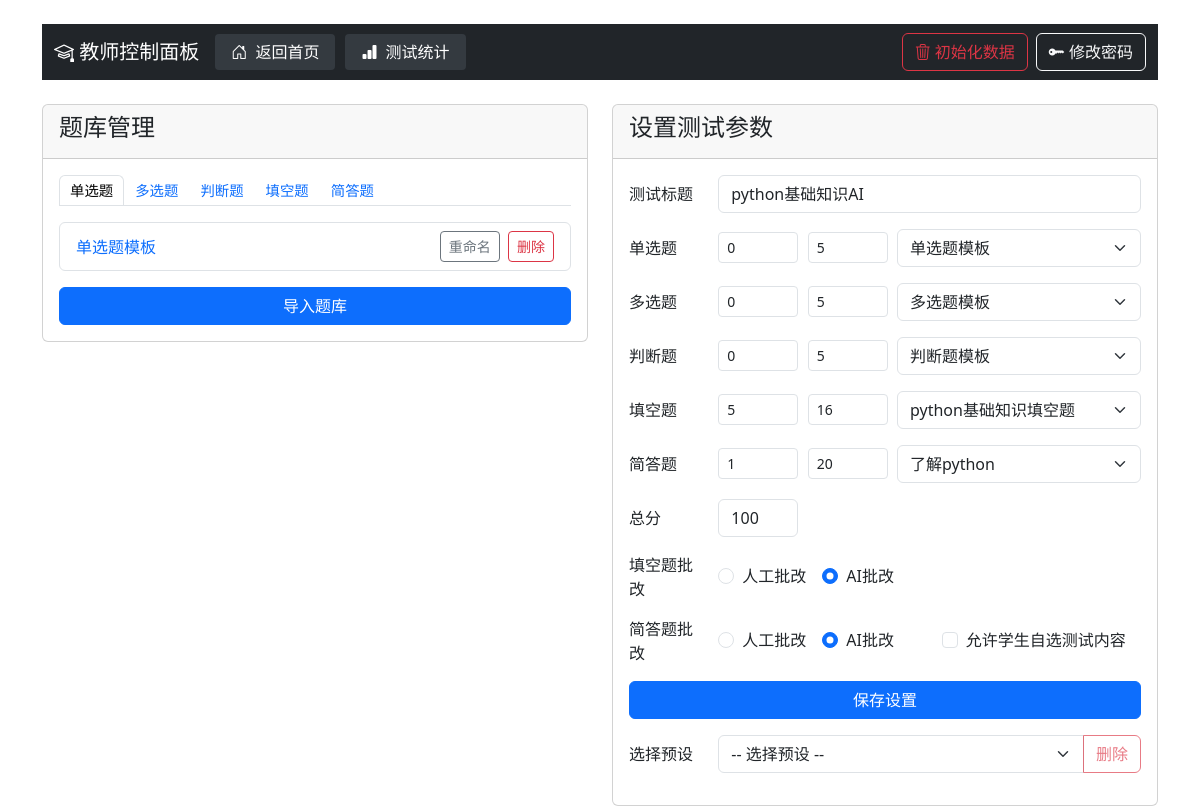
/teacher/dashboard (signed in), run on an earlier commit of the app's database.
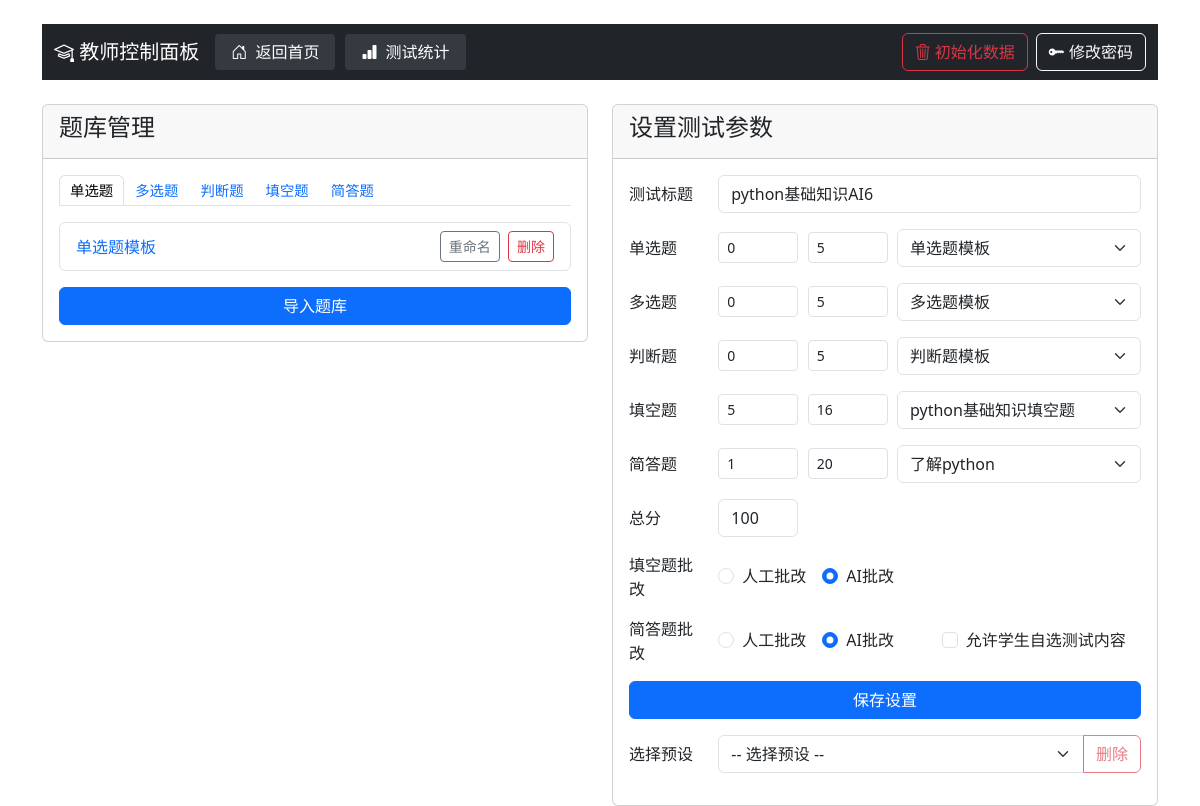
And on a later commit of the database.
### app.py (models this page shows)
class Test(db.Model):
    id = db.Column(db.Integer, primary_key=True)
    title = db.Column(db.String(200), nullable=False)
    single_choice_count = db.Column(db.Integer, default=0)
    multiple_choice_count = db.Column(db.Integer, default=0)
    true_false_count = db.Column(db.Integer, default=0)
    fill_blank_count = db.Column(db.Integer, default=0)
    short_answer_count = db.Column(db.Integer, default=0)
    single_choice_score = db.Column(db.Integer, default=0)
    multiple_choice_score = db.Column(db.Integer, default=0)
    true_false_score = db.Column(db.Integer, default=0)
    fill_blank_score = db.Column(db.Integer, default=0)
    short_answer_score = db.Column(db.Integer, default=0)
    total_score = db.Column(db.Integer, nullable=False)
    created_at = db.Column(db.DateTime, default=datetime.utcnow)
    is_active = db.Column(db.Boolean, default=True)
    single_choice_bank_id = db.Column(db.Integer)
    multiple_choice_bank_id = db.Column(db.Integer)
    true_false_bank_id = db.Column(db.Integer)
    fill_blank_bank_id = db.Column(db.Integer)
    short_answer_bank_id = db.Column(db.Integer)
    allow_student_choice = db.Column(db.Boolean, default=False)
    short_answer_grading_method = db.Column(db.String(20), default='manual')  # 'manual' 或 'ai'
    fill_blank_grading_method = db.Column(db.String(20), default='manual')  # 'manual' 或 'ai'

### app.py (the view)
@app.route('/teacher/dashboard')
def teacher_dashboard():
    if 'role' not in session or session['role'] != 'teacher':
        return redirect(url_for('teacher_login'))
    last_test = Test.query.order_by(Test.created_at.desc()).first()
    single_choice_questions = Question.query.filter_by(question_type='single_choice').all()
    multiple_choice_questions = Question.query.filter_by(question_type='multiple_choice').all()
    true_false_questions = Question.query.filter_by(question_type='true_false').all()
    fill_blank_questions = Question.query.filter_by(question_type='fill_blank').all()
    short_answer_questions = Question.query.filter_by(question_type='short_answer').all()
    return render_template('teacher_dashboard.html',
                         last_test=last_test,
                         single_choice_questions=single_choice_questions,
                         multiple_choice_questions=multiple_choice_questions,
                         true_false_questions=true_false_questions,
                         fill_blank_questions=fill_blank_questions,
                         short_answer_questions=short_answer_questions,
                         last_import_filename=session.get('last_import_filename'),
                         last_import_filepath=session.get('last_import_filepath'))

### templates/teacher_dashboard.html (shortened to what the changed rows need)
<!DOCTYPE html>
<html lang="zh">
<head>
    <link href="{{ url_for('static', filename='bootstrap/css/bootstrap.min.css') }}" rel="stylesheet">
    <link href="{{ url_for('static', filename='bootstrap-icons/font/bootstrap-icons.css') }}" rel="stylesheet">
</head>
<body class="container mt-4">
    <div class="row mt-4">
        <div class="col-md-6">
            <div class="card">
                <div class="card-body">
                    <form id="testSettingsForm" action="{{ url_for('save_test_settings') }}" method="post">
                        <div class="mb-3">
                            <div class="row align-items-center">
                                <div class="col-md-10">
                                    <input type="text" class="form-control" id="test_title" name="test_title" value="{{ last_test.title if last_test else '2025信息技术合格考练习题' }}" required>
                                </div>
                            </div>
                        </div>
                        <div class="mb-3">
                            <div class="row align-items-center">
                                <div class="col-md-2">
                                    <input type="number" class="form-control form-control-sm" name="single_choice_count" value="{{ last_test.single_choice_count if last_test else 20 }}" min="0" placeholder="数量" style="width: 80px;">
                                </div>
                                <div class="col-md-2">
                                    <input type="number" class="form-control form-control-sm" name="single_choice_score" value="{{ last_test.single_choice_score if last_test else 4 }}" min="0" placeholder="分值" style="width: 80px;">
                                </div>
                                <div class="col-md-6">
                                    <select class="form-select" name="single_choice_bank" data-selected="{{ last_test.single_choice_bank_id if last_test else '' }}">
                                        <option value="">选择题库</option>
                                    </select>
                                </div>
                            </div>
                        </div>
                        <div class="mb-3">
                            <div class="row align-items-center">
                                <div class="col-md-2">
                                    <input type="number" class="form-control form-control-sm" name="multiple_choice_count" value="{{ last_test.multiple_choice_count if last_test else 1 }}" min="0" placeholder="数量" style="width: 80px;">
                                </div>
                                <div class="col-md-2">
                                    <input type="number" class="form-control form-control-sm" name="multiple_choice_score" value="{{ last_test.multiple_choice_score if last_test else 5 }}" min="0" placeholder="分值" style="width: 80px;">
                                </div>
                                <div class="col-md-6">
                                    <select class="form-select" name="multiple_choice_bank" data-selected="{{ last_test.multiple_choice_bank_id if last_test else '' }}">
                                        <option value="">选择题库</option>
                                    </select>
                                </div>
                            </div>
                        </div>
                        <div class="mb-3">
                            <div class="row align-items-center">
                                <div class="col-md-2">
                                    <input type="number" class="form-control form-control-sm" name="true_false_count" value="{{ last_test.true_false_count if last_test else 2 }}" min="0" placeholder="数量" style="width: 80px;">
                                </div>
                                <div class="col-md-2">
                                    <input type="number" class="form-control form-control-sm" name="true_false_score" value="{{ last_test.true_false_score if last_test else 3 }}" min="0" placeholder="分值" style="width: 80px;">
                                </div>
                                <div class="col-md-6">
                                    <select class="form-select" name="true_false_bank" data-selected="{{ last_test.true_false_bank_id if last_test else '' }}">
                                        <option value="">选择题库</option>
                                    </select>
                                </div>
                            </div>
                        </div>
                        <div class="mb-3">
                            <div class="row align-items-center">
                                <div class="col-md-2">
                                    <input type="number" class="form-control form-control-sm" name="fill_blank_count" value="{{ last_test.fill_blank_count if last_test else 1 }}" min="0" placeholder="数量" style="width: 80px;">
                                </div>
                                <div class="col-md-2">
                                    <input type="number" class="form-control form-control-sm" name="fill_blank_score" value="{{ last_test.fill_blank_score if last_test else 9 }}" min="0" placeholder="分值" style="width: 80px;">
                                </div>
                                <div class="col-md-6">
                                    <select class="form-select" name="fill_blank_bank" data-selected="{{ last_test.fill_blank_bank_id if last_test else '' }}">
                                        <option value="">选择题库</option>
                                    </select>
                                </div>
                            </div>
                        </div>
                        <div class="mb-3">
                            <div class="row align-items-center">
                                <div class="col-md-2">
                                    <input type="number" class="form-control form-control-sm" name="short_answer_count" value="{{ last_test.short_answer_count if last_test else 0 }}" min="0" placeholder="数量" style="width: 80px;">
                                </div>
                                <div class="col-md-2">
                                    <input type="number" class="form-control form-control-sm" name="short_answer_score" value="{{ last_test.short_answer_score if last_test else 0 }}" min="0" placeholder="分值" style="width: 80px;">
                                </div>
                                <div class="col-md-6">
                                    <select class="form-select" name="short_answer_bank" data-selected="{{ last_test.short_answer_bank_id if last_test else '' }}">
                                        <option value="">选择题库</option>
                                    </select>
                                </div>
                            </div>
                        </div>
                        <div class="mb-3">
                            <div class="row align-items-center">
                                <div class="col-md-2">
                                    <input type="number" class="form-control" id="total_score" name="total_score" value="{{ last_test.total_score if last_test else 100 }}" readonly style="width: 80px;">
                                </div>
                            </div>
                        </div>
                        <div class="mb-3" id="shortAnswerGradingSection">
                            <div class="row align-items-center">
                                <div class="col-md-5">
                                    <div class="form-check">
                                        <input class="form-check-input" type="checkbox" id="allow_student_choice" name="allow_student_choice" value="false" {% if last_test and last_test.allow_student_choice %}checked{% endif %}>
                                        <label class="form-check-label" for="allow_student_choice">
                                            允许学生自选测试内容
                                        </label>
                                    </div>
                                </div>
                            </div>
                        </div>
                    </form>
                </div>
            </div>
        </div>
    </div>
</body>
</html>

What changed in the data, as far as the page shows it:
no longer on this page (row edited): Test: test_title "python基础知识AI", single_choice_count "0", single_choice_score "5", single_choice_bank "单选题模板", multiple_choice_count "0", multiple_choice_score "5", multiple_choice_bank "多选题模板", true_false_count "0", true_false_score "5", true_false_bank "判断题模板", fill_blank_count "5", fill_blank_score "16", fill_blank_bank "python基础知识填空题", short_answer_count "1", short_answer_score "20", short_answer_bank "了解python", total_score "100"
added Test: test_title "python基础知识AI6", single_choice_count "0", single_choice_score "5", single_choice_bank "单选题模板", multiple_choice_count "0", multiple_choice_score "5", multiple_choice_bank "多选题模板", true_false_count "0", true_false_score "5", true_false_bank "判断题模板", fill_blank_count "5", fill_blank_score "16", fill_blank_bank "python基础知识填空题", short_answer_count "1", short_answer_score "20", short_answer_bank "了解python", total_score "100"
